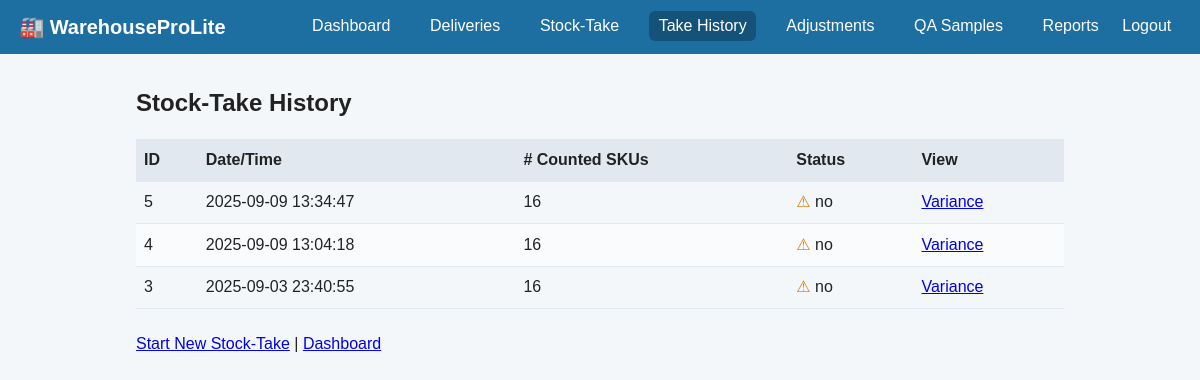
The page /WarehouseProLite/stocktakes.php on the database its author committed.
### tables this page shows
CREATE TABLE `stock_takes` (
  `id` int(11) NOT NULL AUTO_INCREMENT,
  `taken_at` datetime NOT NULL,
  `clerk_id` int(11) DEFAULT NULL,
  `note` text DEFAULT NULL,
  `reconciled` enum('no','yes') NOT NULL DEFAULT 'no',
  PRIMARY KEY (`id`),
  KEY `clerk_id` (`clerk_id`),
  CONSTRAINT `stock_takes_ibfk_1` FOREIGN KEY (`clerk_id`) REFERENCES `wh_users` (`id`)
);

### WarehouseProLite/stocktakes.php (the view, shortened to what this page needs)
<?php
include 'includes/db.php';
include 'includes/header.php';
$sql = "SELECT  t.id,
            t.taken_at,
            t.reconciled,
            COUNT(l.id) AS line_count
    FROM    stock_takes t
    LEFT JOIN stock_take_lines l ON l.stock_take_id = t.id
    GROUP BY t.id, t.taken_at, t.reconciled
    ORDER BY t.taken_at DESC
";
$takes = mysqli_query($conn, $sql);
?>
<h2>Stock-Take History</h2>
<table>
  <thead>
    <tr>
      <th>ID</th><th>Date/Time</th><th># Counted&nbsp;SKUs</th>
      <th>Status</th><th>View</th>
    </tr>
  </thead>
  <tbody>
  <?php if (mysqli_num_rows($takes) === 0): ?>
      <tr><td colspan="5">No stock-takes recorded.</td></tr>
  <?php else: while ($row = mysqli_fetch_assoc($takes)): ?>
      <?php
        $statusIcon = ($row['reconciled'] === 'yes')
            ? '<span style="color:#2e8b57;">&#10004;</span>'
            : '<span style="color:#d97b00;">&#9888;</span>';
      ?>
      <tr>
        <td><?php echo $row['id']; ?></td>
        <td><?php echo $row['taken_at']; ?></td>
        <td><?php echo $row['line_count']; ?></td>
        <td><?php echo $statusIcon.' '.$row['reconciled']; ?></td>
        <td><a href="stocktake_view.php?id=<?php echo $row['id']; ?>">Variance</a></td>
      </tr>
  <?php endwhile; endif; ?>
  </tbody>
</table>
<p>
  <a href="stocktake_new.php">Start New Stock-Take</a> |
  <a href="dashboard.php">Dashboard</a>
</p>
<?php include 'includes/footer.php'; ?>

### WarehouseProLite/assets/style.css (style rules this page uses)
:root { --blue:#1e6fa1; --blue-dark:#15527a; --cream:#f4f7fa; --gray:#e2e8f0; --text:#222; --text-light:#fff; --radius:6px; }
* { box-sizing:border-box; }
body { margin:0;font-family:Arial,Helvetica,sans-serif;background:var(--cream);color:var(--text);line-height:1.4; }
table { width:100%;border-collapse:collapse;margin-bottom:1.5rem; }
th,td { padding:.6rem .5rem;border-bottom:1px solid var(--gray);text-align:left; }
th { background:var(--gray);font-weight:600; }
tr:nth-child(even) { background:#f9fbfc; }

### rows shown on the page
stock_takes: id "5", taken_at "2025-09-09 13:34:47", line_count "16", reconciled "no"
stock_takes: id "4", taken_at "2025-09-09 13:04:18", line_count "16", reconciled "no"
stock_takes: id "3", taken_at "2025-09-03 23:40:55", line_count "16", reconciled "no"
